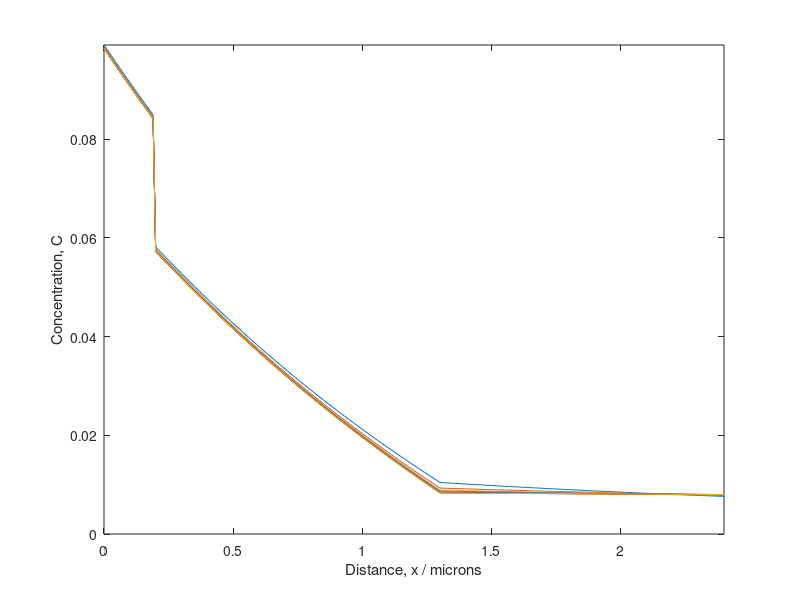

The MATLAB source for this figure:
%This script produces a Crank-Nicolson simulation of a stack of two layers
%of material. The main purpose is to simulate a diffusion profile of a system with a GDC
%electrolyte and an LSCF cathode as well as an interface between the two.

clear;close all

%% Define parameters
% Material properties
D_1=0.00311; % Define diffusivity of cathode material [um^2/s] (LSCF)
D_2=0.004;
for i = 1:1:10; D_3=0.0417*i;% Define diffusivity of electrolyte material [um^2/s] (GDC)
k=0.000268; % Define surface exchange coefficient of LSCF [um/s]
r1 = 118;
r2 = 1.36; %Define interfacial resistance [s/um]
int_width=0;% Define the width of the interface region (0 is the default value)

% Experimental setup
Duration=.083; % Time of exchange in hours (found with Kiloran correction)
L = [0.2;1.1;1.1]; % Vector of the layer lengths, first element is the first layer

% Simulation parameters
delta_x=0.01; % Define the spatial step [um]
delta_t=2; % Define the time step [s] (this should be a derived parameter based on max value of sigma)

% Derived properties
D_int1=2/(2*r1/delta_x+1/D_1+1/D_2); 
D_int2=2/(2*r2/delta_x+1/D_2+1/D_3);
Length=sum(L); % Total sample length [um]
steps_x=Length/delta_x+1; % Define number of spatial nodes
steps_t=Duration*3600/delta_t+1; % Define number of time steps
x=0:delta_x:Length; % Define the length of the profile in steps of delta_x
sigma_1=D_1*(delta_t)/(2*delta_x^2); % Calculate sigma of LSCF
sigma_2=D_2*(delta_t)/(2*delta_x^2); % Calculate sigma of GDC
sigma_3=D_3*(delta_t)/(2*delta_x^2); % Calculate sigma of GDC
sigma_int1=D_int1*(delta_t)/(2*delta_x^2);% Calculate sigma of the first interface
sigma_int2=D_int2*(delta_t)/(2*delta_x^2);% Calculate sigma of the second interface
h=k/D_1; %Calculate h

%% Build simulation components
% Set up a sub-matrix L which contains the information regarding the surface exchange as well as diffusion through the LSCF layer

% Set up the vector for the subdiagonal
sub = zeros(round(steps_x)-1,1);
sub(1:round(L(1)/delta_x)-1,1)=sigma_1;
sub(round(L(1)/delta_x),1)=sigma_int1;
sub(round(L(1)/delta_x)+1:round((L(1)+L(2))/delta_x-1),1)=sigma_2;
sub(round((L(1)+L(2))/delta_x),1)=sigma_int2;
sub(round((L(1)+L(2))/delta_x+1):end,1)=sigma_3;

% Set up the vector for the superdiagonal
sup = zeros(round(steps_x)-1,1);
sup(1:round(L(1)/delta_x),1)=sigma_1;
sup(round(L(1)/delta_x),1)=sigma_int1;
sup(round(L(1)/delta_x)+1:round((L(1)+L(2))/delta_x),1)=sigma_2;
sup(round((L(1)+L(2))/delta_x),1)=sigma_int2;
sup(round((L(1)+L(2))/delta_x)+1:end,1)=sigma_3;

% Set up the vector for the central diagonal
s1 = zeros(round(steps_x),1);
s1(1:round(L(1)/delta_x)-1,1)=1-2*sigma_1;
s1(round(L(1)/delta_x),1)=1-(sigma_int1+sigma_1);
s1(round(L(1)/delta_x)+1,1)=1-(sigma_int1+sigma_2);
s1(round(L(1)/delta_x)+2:round((L(1)+L(2))/delta_x)-1,1)=1-2*sigma_2;
s1(round((L(1)+L(2))/delta_x),1)=1-(sigma_2+sigma_int2);
s1(round((L(1)+L(2))/delta_x)+1,1)=1-(sigma_3+sigma_int2);
s1(round((L(1)+L(2))/delta_x)+2:end,1)=1-2*sigma_3;


s1_n = zeros(round(steps_x),1);
s1_n(1:round(L(1)/delta_x)-1,1)=1+2*sigma_1;
s1_n(round(L(1)/delta_x),1)=1+(sigma_int1+sigma_1);
s1_n(round(L(1)/delta_x)+1,1)=1+(sigma_int1+sigma_2);
s1_n(round(L(1)/delta_x)+2:round((L(1)+L(2))/delta_x)-1,1)=1+2*sigma_2;
s1_n(round((L(1)+L(2))/delta_x),1)=1+(sigma_2+sigma_int2);
s1_n(round((L(1)+L(2))/delta_x)+1,1)=1+(sigma_3+sigma_int2);
s1_n(round((L(1)+L(2))/delta_x)+2:end,1)=1+2*sigma_3;

% Create the matrix at the current timestep (Mirror boundary condition)
A = full(gallery('tridiag',sub,s1,sup));
A(1,1) = 1-2*sigma_1*(1+delta_x*h); %Surface boundary condition
A(1,2) = 2*sigma_1; %Surface boundary condition
A(end,end) = 1+sigma_3; %Mirror boundary condition parameters
A(end,end-1) = -2*sigma_3;
A(end,end-2) = sigma_3;

% Create the matrix at the future timestep
A_n = full(gallery('tridiag',-sub,s1_n,-sup));
A_n(1,1) = 1+2*sigma_1*(1+delta_x*h); %Surface boundary condition
A_n(1,2) = -2*sigma_1; %Surface boundary condition
A_n(end,end) = 1-sigma_3; %Mirror boundary condition parameters
A_n(end,end-1) = 2*sigma_3;
A_n(end,end-2) = -sigma_3;

% Create the matrix at the current timestep (Dirichlet boundary condition)
A_Di = full(gallery('tridiag',sub,s1,sup));
A_Di(1,1) = 1-2*sigma_1*(1+delta_x*h); %Surface boundary condition
A_Di(1,2) = 2*sigma_1; %Surface boundary condition
A_Di(end,end) = 1; % Dirichlet boundary condition
A_Di(end,end-1) = 0;
A_Di(end,end-2) = 0;

A_n_Di = full(gallery('tridiag',-sub,-s1+2,-sup));
A_n_Di(1,1) = 1+2*sigma_1*(1+delta_x*h); %Surface boundary condition
A_n_Di(1,2) = -2*sigma_1; %Surface boundary condition
A_n_Di(end,end) = 1; %Mirror boundary condition parameters
A_n_Di(end,end-1) = 0;
A_n_Di(end,end-2) = 0;

%%%%%%%%%%%%%%%%%%%%%%%%%%%%%%%%%%%%%%%%%%%%%%%%%%%%%%%%%%%%%%%%%%%%%

% Define surface exchange vector
G = zeros(round(steps_x), 1);
G(1) = 4*delta_x*sigma_1*h; %surface boundary condition vector G
C = zeros(round(steps_x),1);%Initial position vector, 0 everywhere
C_Di = zeros(round(steps_x),1);% Initial position vector for the Dirichlet bc


%% Run the iterative matrix calculation

for t=1:steps_t
    C = A_n\(A*C+G);
    C_Di = A_n_Di\(A_Di*C_Di+G);
    
end

plot(x,(C+C_Di)/2); % Plot both boundary conditions as well as their mean
    xlim([0 Length])
    ylim([-0 inf]);
    xlabel('Distance, x / microns')
    ylabel('Concentration, C')
    %drawnow

hold on

end

%Optional code to produce noisy data that can be used to test fitting
%functions

% snr = 50;
% out = awgn(C,snr);varargin;
% 
% plot(out)
% 
% writematrix(out,'GenNoiseInt.txt')



%%%%%%%%%%%%%%%%%%%%%%%%%%%%%%%%%%%%%%%%%%%%%%%%%%%%%%%
%% Initialise figure
% Fig=figure(...
%     'Units','normalized',...
%     'Position',[.3 .5 .5 .4],...
%     'Color',[1 1 1],...%    'renderer','painters',...
%     'WindowStyle','normal',...
%     'PaperPositionMode','auto',...
%     'PaperOrientation','landscape');
% h=plot(x,C,x,C_Di,x,C_t,'x-',[L(1),L(1)],[0,1],'k:','linewidth',1.5);
% set(gca,'TickLabelInterpreter','latex',...
%     'LineWidth',1.2,...
%     'FontSize',16);
% xlim([0 Length])
% ylim([0 1]); %inf is quite annoying to watch :-)
% xlabel('Distance, $x$ / microns','interpreter','latex')
% ylabel('Normalised isotopic fraction, $C''$','interpreter','latex')
% linkdata on %This updates the data in the plot
% set(gca,'TickLabelInterpreter','latex',...
%     'LineWidth',1.2,...
%     'FontSize',16);
% legend('C-N Simulation','Interface location', 'Interpreter','Latex');
